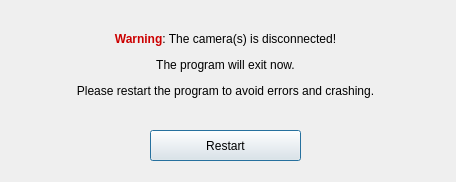
<?xml version="1.0" encoding="UTF-8"?>
<ui version="4.0">
 <class>Dialog</class>
 <widget class="QDialog" name="Dialog">
  <property name="geometry">
   <rect>
    <x>0</x>
    <y>0</y>
    <width>456</width>
    <height>182</height>
   </rect>
  </property>
  <property name="windowTitle">
   <string>Warning</string>
  </property>
  <property name="autoFillBackground">
   <bool>false</bool>
  </property>
  <property name="sizeGripEnabled">
   <bool>false</bool>
  </property>
  <widget class="QPushButton" name="exitButton">
   <property name="geometry">
    <rect>
     <x>150</x>
     <y>130</y>
     <width>151</width>
     <height>31</height>
    </rect>
   </property>
   <property name="text">
    <string>Restart</string>
   </property>
  </widget>
  <widget class="QLabel" name="warningText">
   <property name="geometry">
    <rect>
     <x>10</x>
     <y>10</y>
     <width>431</width>
     <height>111</height>
    </rect>
   </property>
   <property name="text">
    <string>&lt;html&gt;&lt;head/&gt;&lt;body&gt;&lt;p align=&quot;center&quot;&gt;&lt;span style=&quot; font-weight:600; color:#cc0000;&quot;&gt;Warning&lt;/span&gt;: The camera(s) is disconnected!&lt;/p&gt;&lt;p align=&quot;center&quot;&gt;The program will exit now.&lt;/p&gt;&lt;p align=&quot;center&quot;&gt;Please restart the program to avoid errors and crashing.&lt;/p&gt;&lt;/body&gt;&lt;/html&gt;</string>
   </property>
  </widget>
 </widget>
 <resources/>
 <connections/>
</ui>
